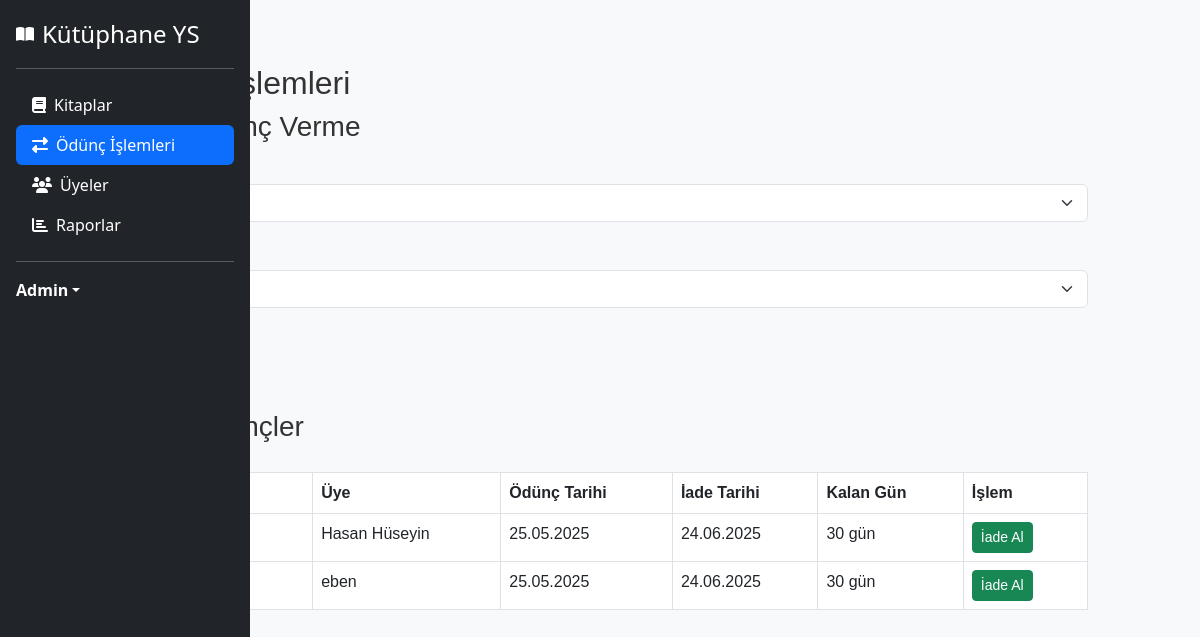
The page /odunc (signed in) on the database its author committed.
### app.py (models this page shows, shortened)
class Loan(db.Model):
    __tablename__ = 'loan'
    id = db.Column(db.Integer, primary_key=True)
    uye_id = db.Column(db.Integer, db.ForeignKey('user.id'), nullable=False)
    kitap_id = db.Column(db.Integer, db.ForeignKey('book.id'), nullable=False)
    odunc_tarihi = db.Column(db.Date, nullable=False, default=date.today)
    iade_tarihi = db.Column(db.Date, nullable=False)
    iade_edildi = db.Column(db.Boolean, default=False)
    uye = db.relationship('User', back_populates='loans')
    kitap = db.relationship('Book', back_populates='loans')
    @property
    def kalan_gun(self):
        if self.iade_edildi:
            return 0
        today = date.today()
        delta = (self.iade_tarihi - today).days
        return delta if delta > 0 else 0

class User(UserMixin, db.Model):
    __tablename__ = 'user'
    id = db.Column(db.Integer, primary_key=True)
    name = db.Column(db.String(100), nullable=False)
    email = db.Column(db.String(100), unique=True, nullable=False)
    password = db.Column(db.String(200), nullable=False)
    register_date = db.Column(db.DateTime, default=datetime.utcnow)
    loans = db.relationship('Loan', back_populates='uye', cascade='all, delete-orphan')

### app.py (the view, shortened to what this page needs)
@app.route("/odunc", methods=['GET', 'POST'])
@login_required
def odunc():
    uyeler = User.query.all()
    kitaplar = Book.query.filter_by(status="Rafta").all()
    aktif_oduncler = Loan.query.filter_by(iade_edildi=False).all()
    return render_template("odunc.html", uyeler=uyeler, kitaplar=kitaplar, aktif_oduncler=aktif_oduncler)

### app.py (called while the page is built)
@login_manager.user_loader
def load_user(user_id):
    return User.query.get(int(user_id))

### templates/odunc.html (shortened to what this page needs)
{% extends 'base.html' %}
{% block content %}
<div class="container mt-4">
    <h2>Ödünç İşlemleri</h2>
    <div class="borrow-form mb-5">
        <h3>Yeni Ödünç Verme</h3>
        <form method="POST" action="{{ url_for('odunc') }}">
            <div class="mb-3">
                <label for="uye_id" class="form-label">Üye Seçin:</label>
                <select class="form-select" id="uye_id" name="uye_id" required>
                    <option value="" selected disabled>Üye seçin</option>
                </select>
            </div>
            <div class="mb-3">
                <label for="kitap_id" class="form-label">Kitap Seçin:</label>
                <select class="form-select" id="kitap_id" name="kitap_id" required>
                    <option value="" selected disabled>Kitap seçin</option>
                </select>
            </div>
            <button type="submit" class="btn btn-primary">Ödünç Ver</button>
        </form>
    </div>
    <h3>Aktif Ödünçler</h3>
    <div class="table-responsive">
        <table class="table table-bordered loan-table">
            <thead>
                <tr>
                    <th>Kitap Adı</th>
                    <th>Üye</th>
                    <th>Ödünç Tarihi</th>
                    <th>İade Tarihi</th>
                    <th>Kalan Gün</th>
                    <th>İşlem</th>
                </tr>
            </thead>
            <tbody>
                {% for odunc in aktif_oduncler %}
                <tr>
                    <td>{{ odunc.kitap.title }}</td>
                    <td>{{ odunc.uye.name }}</td>
                    <td>{{ odunc.odunc_tarihi.strftime('%d.%m.%Y') }}</td>
                    <td>{{ odunc.iade_tarihi.strftime('%d.%m.%Y') }}</td>
                    <td>
                        {% set kalan = odunc.kalan_gun %}
                        {% if kalan > 0 %}
                            {{ kalan }} gün
                        {% else %}
                            <span class="text-danger">{{ kalan|abs }} gün gecikti</span>
                        {% endif %}
                    </td>
                    <td>
                        <form method="POST" action="{{ url_for('iade_al', odunc_id=odunc.id) }}" onsubmit="return confirm('Kitabı iade almak istediğinize emin misiniz?');">
                            <button type="submit" class="btn btn-success btn-sm">İade Al</button>
                        </form>
                    </td>
                </tr>
                {% else %}
                <tr><td colspan="6" class="text-center">Aktif ödünç kaydı yok.</td></tr>
                {% endfor %}
            </tbody>
        </table>
    </div>
</div>
{% endblock %}

### static/style.css (style rules this page uses)
body { background-color: #f8f9fa; }
.container { max-width: 1200px; margin: 0 auto; padding: 20px; font-family: Arial, sans-serif; }
h2, h3 { color: #333; }
table { width: 100%; border-collapse: collapse; margin: 20px 0; }
th, td { padding: 12px; text-align: left; border-bottom: 1px solid #ddd; }
th { background-color: #f5f5f5; }
button { padding: 8px 16px; background-color: #4CAF50; color: white; border: none; border-radius: 4px; cursor: pointer; margin-right: 5px; }
.container { max-width: 1000px; margin: 0 auto; padding: 20px; font-family: Arial, sans-serif; }

### rows shown on the page
Loan: uye.name "Hasan Hüseyin", odunc_tarihi "25.05.2025", iade_tarihi "24.06.2025", kalan "30"
Loan: uye.name "eben", odunc_tarihi "25.05.2025", iade_tarihi "24.06.2025", kalan "30"
